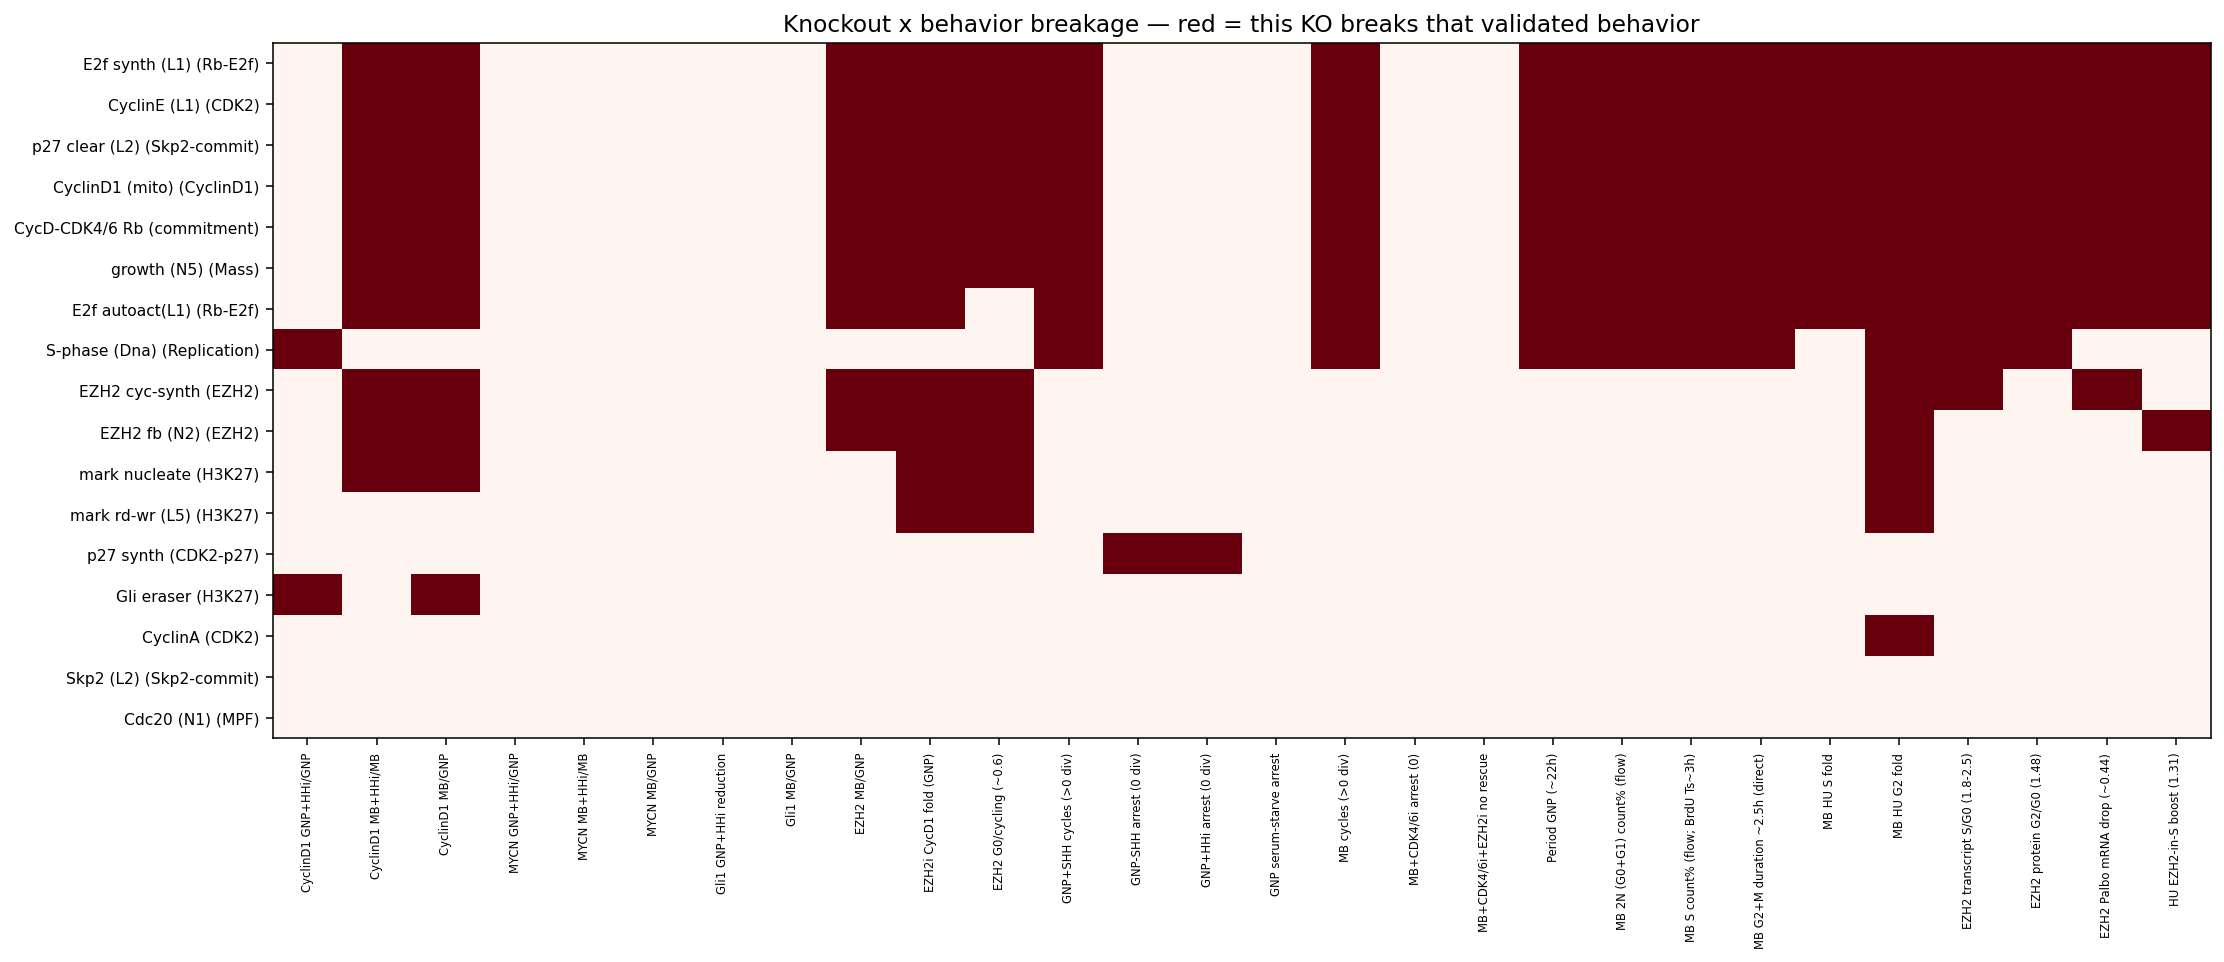

Python code for this plot:
"""STRUCTURE ANALYSIS — step F: causal knockout map.

Zero each loop/module knob (via VALIDATE_PARAMS in a clean subprocess -> no reset() param-leak) and record which
of the 28 validated behaviors flip pass->fail, plus the CyclinD1 fold, MB G0, and division counts. Builds a
KO x behavior breakage matrix -> the load-bearing ranking + which modules are separable. Also perturbs (2x, not 0)
K_EZH2_repression to confirm it is DYNAMICALLY DEAD in the chain default.

Run: ./venv/bin/python simulations/struct/F_knockouts.py
"""
import os, sys, json, subprocess, tempfile
sys.path.insert(0, os.path.dirname(os.path.dirname(os.path.dirname(os.path.abspath(__file__)))))
import numpy as np

ROOT = os.path.dirname(os.path.dirname(os.path.dirname(os.path.abspath(__file__))))
PY = os.path.join(ROOT, 'venv', 'bin', 'python')
VALIDATE = os.path.join(ROOT, 'simulations', 'validate_v44.py')
OUT = os.path.dirname(os.path.abspath(__file__))
TMP = tempfile.mkdtemp(prefix='ko_')

# KO knob -> (param, value, loop/module it tests)
KOS = [
    ('baseline',        None,               None,  'baseline'),
    ('E2f synth (L1)',  'kSyE2f',           0.0,   'Rb-E2f'),
    ('E2f autoact(L1)', 'kSyE2fE2f',        0.0,   'Rb-E2f'),
    ('CyclinE (L1)',    'kSyCe',            0.0,   'CDK2'),
    ('CyclinA',         'kSyCa',            0.0,   'CDK2'),
    ('Skp2 (L2)',       'kSySkp2',          0.0,   'Skp2-commit'),
    ('p27 clear (L2)',  'kDeP21Cd',         0.0,   'Skp2-commit'),
    ('p27 synth',       'kSyP21',           0.0,   'CDK2-p27'),
    ('CyclinD1 (mito)', 'k_Cd_translation', 0.0,   'CyclinD1'),
    ('CycD-CDK4/6 Rb',  'kPhRbCd',          0.0,   'commitment'),
    ('EZH2 fb (N2)',    'kTlEZ',            0.0,   'EZH2'),
    ('EZH2 cyc-synth',  'kEZE2f',           0.0,   'EZH2'),
    ('Gli eraser',      'k_jmjd3_gli',      0.0,   'H3K27'),
    ('mark rd-wr (L5)', 'a_rw_prc2',        0.0,   'H3K27'),
    ('mark nucleate',   'a0_prc2',          0.0,   'H3K27'),
    ('S-phase (Dna)',   'kSyDna',           0.0,   'Replication'),
    ('Cdc20 (N1)',      'kaCdc20',          0.0,   'MPF'),
    ('growth (N5)',     'mu',               0.0,   'Mass'),
    ('EZH2-direct*2',   'K_EZH2_repression', 0.9694, 'DEAD-test'),  # 2x; chain default -> expect NO change
]


def run(name, param, val):
    rp = os.path.join(TMP, f'{name.replace(" ","_").replace("/","")}.json')
    env = dict(os.environ, TWO_STEP_RB='1', H3K27_CHAIN='1', VALIDATE_RESULTS=rp)
    if param is not None:
        env['VALIDATE_PARAMS'] = json.dumps({param: val})
    try:
        subprocess.run([PY, VALIDATE], env=env, cwd=ROOT, capture_output=True, timeout=600)
        return json.load(open(rp))
    except Exception as e:
        print(f"  {name}: ERR {repr(e)[:80]}")
        return None


base = run('baseline', None, None)
base_checks = {c['name']: c['pass'] for c in base['checks']}
base_ck = {c['name']: c for c in base['checks']}
names = list(base_checks.keys())
print(f"baseline: {sum(base_checks.values())}/{len(names)} pass\n")

rows = []
for name, param, val, mod in KOS:
    if name == 'baseline':
        continue
    out = run(name, param, val)
    if out is None:
        continue
    ck = {c['name']: c for c in out['checks']}
    flipped = [n for n in names if base_checks.get(n) and not ck.get(n, {}).get('pass', True)]
    fold = float(ck.get('CyclinD1 MB/GNP', {}).get('actual', float('nan')))
    g0 = float(out.get('phase_dmso_duration', {}).get('G0', float('nan')))
    passed = int(out.get('passed', 0))
    ndiv = out.get('divisions', {})
    rows.append(dict(name=name, param=param, module=mod, passed=passed, n_broken=len(flipped),
                     broken=flipped, fold=fold, mb_g0=g0))
    print(f"  {name:18} [{param}={val}] -> {passed}/28  broke {len(flipped):2d}  fold {fold:.2f}  MBG0 {g0:.1f}%"
          + ("  <- BREAKS: " + ", ".join(b[:22] for b in flipped[:4]) if flipped else ""))

rows.sort(key=lambda r: r['n_broken'], reverse=True)
print("\n=== LOAD-BEARING RANKING (most behaviors broken first) ===")
for r in rows:
    print(f"  {r['n_broken']:2d} broken  {r['name']:18} ({r['module']})")

# dead-wire verdict
dead = [r for r in rows if r['name'] == 'EZH2-direct*2']
if dead:
    print(f"\nDEAD-WIRE TEST: doubling K_EZH2_repression broke {dead[0]['n_broken']} behaviors "
          + ("(CONFIRMED DEAD in chain default)" if dead[0]['n_broken'] == 0 else "(has effect)"))

# ---- heatmap: KO x behavior breakage ----
import matplotlib; matplotlib.use('Agg'); import matplotlib.pyplot as plt
kos = [r for r in rows if r['name'] != 'EZH2-direct*2']
M = np.zeros((len(kos), len(names)))
for i, r in enumerate(kos):
    for n in r['broken']:
        M[i, names.index(n)] = 1
fig, ax = plt.subplots(figsize=(16, 7))
ax.imshow(M, cmap='Reds', aspect='auto', vmin=0, vmax=1)
ax.set_yticks(range(len(kos))); ax.set_yticklabels([f"{r['name']} ({r['module']})" for r in kos], fontsize=8)
ax.set_xticks(range(len(names))); ax.set_xticklabels(names, rotation=90, fontsize=6)
ax.set_title('Knockout x behavior breakage — red = this KO breaks that validated behavior', fontsize=12)
plt.tight_layout()
fig.savefig(os.path.join(OUT, 'F_knockouts.png'), dpi=140, bbox_inches='tight')
print("wrote F_knockouts.png")

json.dump(dict(baseline_pass=sum(base_checks.values()), n_checks=len(names), rows=rows),
          open(os.path.join(OUT, 'F_knockouts.json'), 'w'), indent=2)
print("wrote F_knockouts.json")
